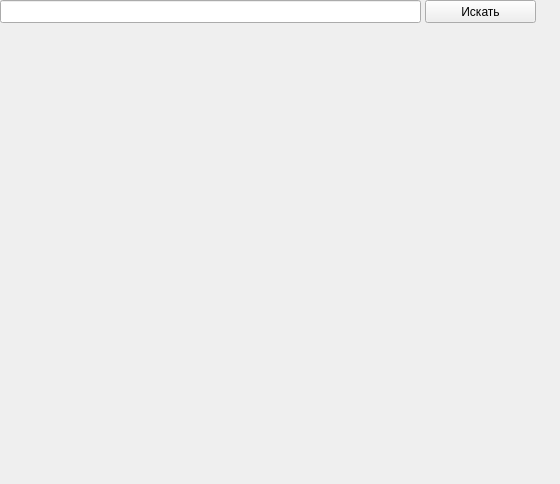
<?xml version="1.0" encoding="UTF-8"?>
<ui version="4.0">
    <class>MainWindow</class>
    <widget class="QMainWindow" name="MainWindow">
        <property name="geometry">
            <rect>
                <x>0</x>
                <y>0</y>
                <width>560</width>
                <height>484</height>
            </rect>
        </property>
        <property name="windowTitle">
            <string>MainWindow</string>
        </property>
        <widget class="QWidget" name="centralwidget">
            <widget class="QLabel" name="imageShower">
                <property name="geometry">
                    <rect>
                        <x>10</x>
                        <y>30</y>
                        <width>541</width>
                        <height>441</height>
                    </rect>
                </property>
                <property name="text">
                    <string/>
                </property>
            </widget>
            <widget class="QLineEdit" name="searchinput">
                <property name="geometry">
                    <rect>
                        <x>0</x>
                        <y>0</y>
                        <width>421</width>
                        <height>23</height>
                    </rect>
                </property>
            </widget>
            <widget class="QPushButton" name="searchconfirm">
                <property name="geometry">
                    <rect>
                        <x>425</x>
                        <y>0</y>
                        <width>111</width>
                        <height>23</height>
                    </rect>
                </property>
                <property name="text">
                    <string>Искать</string>
                </property>
            </widget>
        </widget>
    </widget>
    <resources/>
    <connections/>
</ui>
